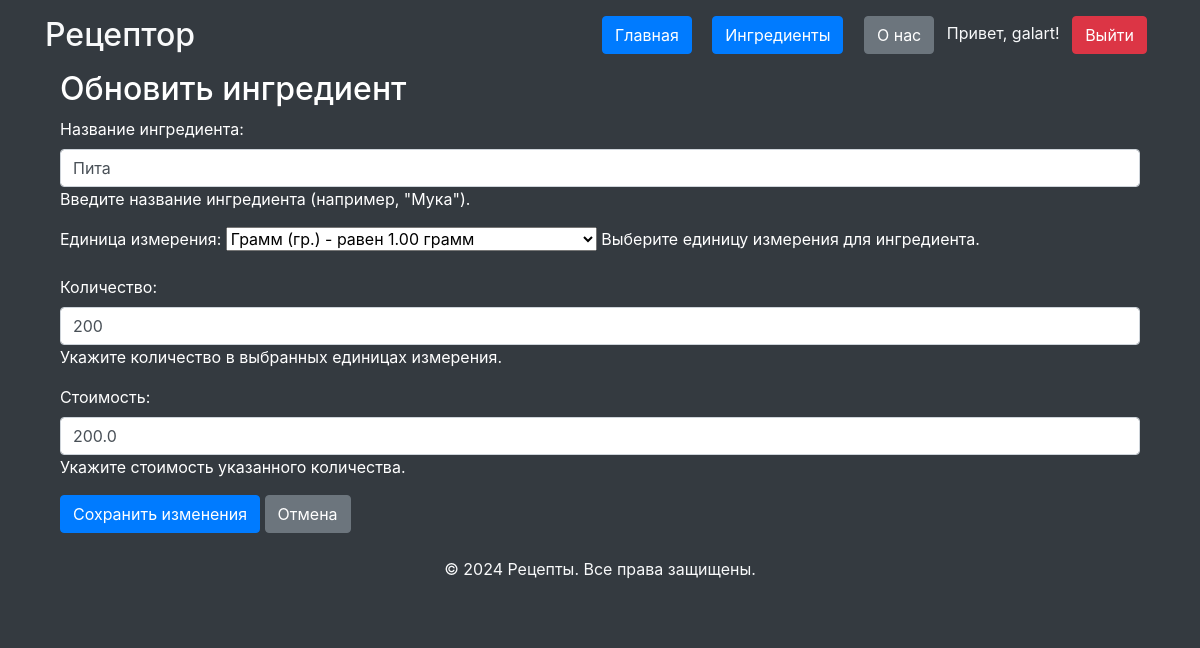
Page /ingredient/update/2/ (signed in) on the committed database.
### recipe_catalog/models.py (models this page shows, shortened)
class Ingredient(models.Model):
    name = models.CharField(
		max_length=255,
		validators=[
			RegexValidator(
				regex=r'^[A-Za-zА-Яа-яёЁ\s]+$',
				message='Название должно быть текстом'
			)
		]
	)
    measure_unit = models.ForeignKey(
        MeasureUnit,
        on_delete=models.CASCADE,
        verbose_name='Единица измерения'
    )
    amount = models.IntegerField(
        verbose_name="Количество в единицах измерения",
        validators=[
            MinValueValidator(
                limit_value=1,
                message='Количество должно быть не больше 1'
            )
        ]
    )
    cost = models.FloatField(
        validators=[
            MinValueValidator(
                limit_value=1,
                message='Цена должна быть не меньше 1 рубля'
            )
        ]
    )
    author = models.ForeignKey(
        User,
        verbose_name='Создатель ингредиента',
        on_delete=models.CASCADE, null=True
    )

class MeasureUnit(models.Model):
    name = models.CharField(
		max_length=255,
        verbose_name='Полное название единицы измерения',
		validators=[
			RegexValidator(
				regex=r'^[A-Za-zА-Яа-яёЁ\s]+$',
				message='Название должно быть текстом'
			)
		]
	)
    short_name = models.CharField(
        max_length=20,
        verbose_name='Краткая форма единицы измерения'
    )
    grams_in_unit = models.DecimalField(
        max_digits=10,
        decimal_places=2,
        verbose_name='Количество грамм в единице измерения',
        validators=[
            MinValueValidator(
                limit_value=1,
                message='Вес должен быть не меньше 1'
            )
        ]
    )
    def __str__(self):
        return f"{self.name} ({self.short_name}) - равен {self.grams_in_unit} грамм"

### recipe_catalog/views.py (the view)
# urls.py: path('ingredient/update/<int:pk>/', update_ingredient, name='update_ingredient'),
@login_required
def update_ingredient(request, pk):
    instance = get_object_or_404(Ingredient, pk=pk)
    if request.user != instance.author:
        raise PermissionDenied("Вы не можете редактировать этот ингредиент")
    form = IngredientForm(request.POST or None, instance=instance)
    if form.is_valid():
        form.save()
        return redirect('recipe_catalog:ingredient_list')
    context = {'form': form}
    return render(request, 'recipe_catalog/update_ingredient.html', context)

### templates/recipe_catalog/update_ingredient.html (shortened to what this page needs)
{% extends 'base.html' %}
{% block content %}
<div class="container">
    <h2>Обновить ингредиент</h2>
    <form method="POST">
        {{ form.as_p }}
        <button type="submit" class="btn btn-primary">Сохранить изменения</button>
        <a href="{% url 'recipe_catalog:ingredient_list' %}" class="btn btn-secondary">Отмена</a>
    </form>
</div>
{% endblock %}

### templates/base.html (shortened to what this page needs)
<!DOCTYPE html>
<html lang="ru">
<head>
    <link rel="stylesheet" href="https://maxcdn.bootstrapcdn.com/bootstrap/4.5.2/css/bootstrap.min.css">
</head>
<body class="bg-dark text-white">
<header class="bg-dark text-light py-3">
    <div class="container d-flex justify-content-between align-items-center">
        <h2 class="mb-0">Рецептор</h2>
        <nav>
            <a href="/" class="btn btn-primary mx-2">Главная</a>
            <a href="/ingredients" class="btn btn-primary mx-2">Ингредиенты</a>
            <a href="/about" class="btn btn-secondary mx-2">О нас</a>
            {% if user.is_authenticated %}
                <span class="text-light">Привет, {{ user.username }}!</span>
                <a href="/logout" class="btn btn-danger mx-2">Выйти</a>
            {% else %}
                <a href="/login" class="btn btn-success mx-2">Залогиниться</a>
                <a href="/register" class="btn btn-warning mx-2">Зарегистрироваться</a>
            {% endif %}
        </nav>
    </div>
</header>
<main class="container">
    {% block content %}{% endblock %}
</main>
<footer class="bg-dark text-light py-4">
    <div class="container text-center">
        <p>&copy; 2024 Рецепты. Все права защищены.</p>
    </div>
</footer>
</body>
</html>

### rows in the picture
Ingredient: name "Пита", measure_unit "Грамм (гр.) - равен 1.00 грамм", amount "200", cost "200.0"

### other values in the picture
{{ user.username }} "galart"
